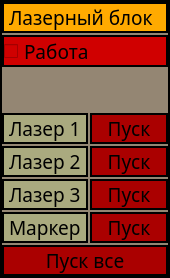
<?xml version="1.0" encoding="UTF-8"?>
<ui version="4.0">
 <class>LaserBlockWindow</class>
 <widget class="QWidget" name="LaserBlockWindow">
  <property name="geometry">
   <rect>
    <x>0</x>
    <y>0</y>
    <width>170</width>
    <height>278</height>
   </rect>
  </property>
  <property name="windowTitle">
   <string>LaserBlockWindow</string>
  </property>
  <property name="styleSheet">
   <string notr="true">QWidget
{
border: 2px solid line black;
	background-color: rgb(148, 134, 115);
	font: 14pt &quot;Sans Serif&quot;;
}
QLineEdit
{
border: 2px solid line black;
	
	background-color: rgb(227, 227, 227);
}

QLabel
{
border: 0px solid line black;
	
	background-color: rgb(148, 134, 115);

}</string>
  </property>
  <layout class="QGridLayout" name="gridLayout">
   <property name="leftMargin">
    <number>2</number>
   </property>
   <property name="topMargin">
    <number>2</number>
   </property>
   <property name="rightMargin">
    <number>2</number>
   </property>
   <property name="bottomMargin">
    <number>2</number>
   </property>
   <property name="spacing">
    <number>2</number>
   </property>
   <item row="8" column="0">
    <widget class="QLabel" name="label_6">
     <property name="font">
      <font>
       <family>Sans Serif</family>
       <pointsize>14</pointsize>
       <weight>50</weight>
       <italic>false</italic>
       <bold>false</bold>
      </font>
     </property>
     <property name="styleSheet">
      <string notr="true">QLabel
{
border: 2px solid line black;
	
	background-color: rgb(170, 170, 127);
}</string>
     </property>
     <property name="text">
      <string>Маркер</string>
     </property>
    </widget>
   </item>
   <item row="8" column="1">
    <widget class="QPushButton" name="ButTurnToWorkPointer">
     <property name="font">
      <font>
       <family>Sans Serif</family>
       <pointsize>14</pointsize>
       <weight>50</weight>
       <italic>false</italic>
       <bold>false</bold>
      </font>
     </property>
     <property name="styleSheet">
      <string notr="true">QPushButton
{
background-color: rgb(170, 0, 0);
}

QPushButton:checked
{

 
	background-color: rgb(85, 170, 0);

}

QPushButton:pressed
{

 
	
	background-color: qlineargradient(spread:pad, x1:0.025, y1:0.00568182, x2:1, y2:1, stop:0 rgba(0, 170, 18, 255), stop:1 rgba(255, 255, 255, 255));

}</string>
     </property>
     <property name="text">
      <string>Пуск</string>
     </property>
     <property name="checkable">
      <bool>true</bool>
     </property>
    </widget>
   </item>
   <item row="7" column="1">
    <widget class="QPushButton" name="ButTurnToWorkLaser3">
     <property name="font">
      <font>
       <family>Sans Serif</family>
       <pointsize>14</pointsize>
       <weight>50</weight>
       <italic>false</italic>
       <bold>false</bold>
      </font>
     </property>
     <property name="styleSheet">
      <string notr="true">QPushButton
{
background-color: rgb(170, 0, 0);
}

QPushButton:checked
{

 
	background-color: rgb(85, 170, 0);

}

QPushButton:pressed
{

 
	
	background-color: qlineargradient(spread:pad, x1:0.025, y1:0.00568182, x2:1, y2:1, stop:0 rgba(0, 170, 18, 255), stop:1 rgba(255, 255, 255, 255));

}</string>
     </property>
     <property name="text">
      <string>Пуск</string>
     </property>
     <property name="checkable">
      <bool>true</bool>
     </property>
    </widget>
   </item>
   <item row="7" column="0">
    <widget class="QLabel" name="label_5">
     <property name="font">
      <font>
       <family>Sans Serif</family>
       <pointsize>14</pointsize>
       <weight>50</weight>
       <italic>false</italic>
       <bold>false</bold>
      </font>
     </property>
     <property name="styleSheet">
      <string notr="true">QLabel
{
border: 2px solid line black;
	
	background-color: rgb(170, 170, 127);
}</string>
     </property>
     <property name="text">
      <string>Лазер 3</string>
     </property>
    </widget>
   </item>
   <item row="5" column="0">
    <widget class="QLabel" name="label_3">
     <property name="font">
      <font>
       <family>Sans Serif</family>
       <pointsize>14</pointsize>
       <weight>50</weight>
       <italic>false</italic>
       <bold>false</bold>
      </font>
     </property>
     <property name="styleSheet">
      <string notr="true">QLabel
{
border: 2px solid line black;
	
	background-color: rgb(170, 170, 127);
}</string>
     </property>
     <property name="text">
      <string>Лазер 2</string>
     </property>
    </widget>
   </item>
   <item row="3" column="0" rowspan="2">
    <widget class="QLabel" name="label_4">
     <property name="sizePolicy">
      <sizepolicy hsizetype="Preferred" vsizetype="Preferred">
       <horstretch>0</horstretch>
       <verstretch>0</verstretch>
      </sizepolicy>
     </property>
     <property name="font">
      <font>
       <family>Sans Serif</family>
       <pointsize>14</pointsize>
       <weight>50</weight>
       <italic>false</italic>
       <bold>false</bold>
      </font>
     </property>
     <property name="styleSheet">
      <string notr="true">QLabel
{
border: 2px solid line black;
	
	background-color: rgb(170, 170, 127);
}</string>
     </property>
     <property name="text">
      <string>Лазер 1</string>
     </property>
    </widget>
   </item>
   <item row="5" column="1">
    <widget class="QPushButton" name="ButTurnToWorkLaser2">
     <property name="font">
      <font>
       <family>Sans Serif</family>
       <pointsize>14</pointsize>
       <weight>50</weight>
       <italic>false</italic>
       <bold>false</bold>
      </font>
     </property>
     <property name="styleSheet">
      <string notr="true">QPushButton
{
background-color: rgb(170, 0, 0);
}

QPushButton:checked
{

 
	background-color: rgb(85, 170, 0);

}

QPushButton:pressed
{

 
	
	background-color: qlineargradient(spread:pad, x1:0.025, y1:0.00568182, x2:1, y2:1, stop:0 rgba(0, 170, 18, 255), stop:1 rgba(255, 255, 255, 255));

}</string>
     </property>
     <property name="text">
      <string>Пуск</string>
     </property>
     <property name="checkable">
      <bool>true</bool>
     </property>
    </widget>
   </item>
   <item row="3" column="1" rowspan="2">
    <widget class="QPushButton" name="ButTurnToWorkLaser1">
     <property name="font">
      <font>
       <family>Sans Serif</family>
       <pointsize>14</pointsize>
       <weight>50</weight>
       <italic>false</italic>
       <bold>false</bold>
      </font>
     </property>
     <property name="styleSheet">
      <string notr="true">QPushButton
{
background-color: rgb(170, 0, 0);
}

QPushButton:checked
{

 
	background-color: rgb(85, 170, 0);

}

QPushButton:pressed
{

 
	
	background-color: qlineargradient(spread:pad, x1:0.025, y1:0.00568182, x2:1, y2:1, stop:0 rgba(0, 170, 18, 255), stop:1 rgba(255, 255, 255, 255));

}</string>
     </property>
     <property name="text">
      <string>Пуск</string>
     </property>
     <property name="checkable">
      <bool>true</bool>
     </property>
    </widget>
   </item>
   <item row="1" column="0" colspan="2">
    <widget class="QCheckBox" name="checkWorkBlock">
     <property name="font">
      <font>
       <family>Sans Serif</family>
       <pointsize>14</pointsize>
       <weight>50</weight>
       <italic>false</italic>
       <bold>false</bold>
      </font>
     </property>
     <property name="styleSheet">
      <string notr="true">QCheckBox
{
border: 2px solid line black;
	
	
	background-color: rgb(208, 0, 0);
}

QCheckBox::checked
{
border: 2px solid line black;
	
	background-color: rgb(85, 170, 0);
}</string>
     </property>
     <property name="text">
      <string>Работа</string>
     </property>
    </widget>
   </item>
   <item row="0" column="0" colspan="2">
    <widget class="QLabel" name="label_2">
     <property name="font">
      <font>
       <family>Sans Serif</family>
       <pointsize>14</pointsize>
       <weight>50</weight>
       <italic>false</italic>
       <bold>false</bold>
      </font>
     </property>
     <property name="styleSheet">
      <string notr="true">QLabel
{
border: 2px solid line black;
	
	background-color: rgb(255, 170, 0);
}</string>
     </property>
     <property name="text">
      <string>Лазерный блок</string>
     </property>
    </widget>
   </item>
   <item row="2" column="0" colspan="2">
    <widget class="QLabel" name="label">
     <property name="sizePolicy">
      <sizepolicy hsizetype="Preferred" vsizetype="MinimumExpanding">
       <horstretch>0</horstretch>
       <verstretch>0</verstretch>
      </sizepolicy>
     </property>
     <property name="maximumSize">
      <size>
       <width>240</width>
       <height>200</height>
      </size>
     </property>
     <property name="text">
      <string/>
     </property>
     <property name="pixmap">
      <pixmap>D:/Картинки/Лазер.png</pixmap>
     </property>
     <property name="scaledContents">
      <bool>true</bool>
     </property>
    </widget>
   </item>
   <item row="9" column="0" colspan="2">
    <widget class="QPushButton" name="butStartAllLasers">
     <property name="font">
      <font>
       <family>Sans Serif</family>
       <pointsize>14</pointsize>
       <weight>50</weight>
       <italic>false</italic>
       <bold>false</bold>
      </font>
     </property>
     <property name="styleSheet">
      <string notr="true">QPushButton
{
background-color: rgb(170, 0, 0);
}

QPushButton:checked
{

 
	background-color: rgb(85, 170, 0);

}

QPushButton:pressed
{

 
	
	background-color: qlineargradient(spread:pad, x1:0.025, y1:0.00568182, x2:1, y2:1, stop:0 rgba(0, 170, 18, 255), stop:1 rgba(255, 255, 255, 255));

}</string>
     </property>
     <property name="text">
      <string>Пуск все</string>
     </property>
     <property name="checkable">
      <bool>true</bool>
     </property>
    </widget>
   </item>
  </layout>
 </widget>
 <layoutdefault spacing="6" margin="11"/>
 <resources/>
 <connections/>
</ui>
